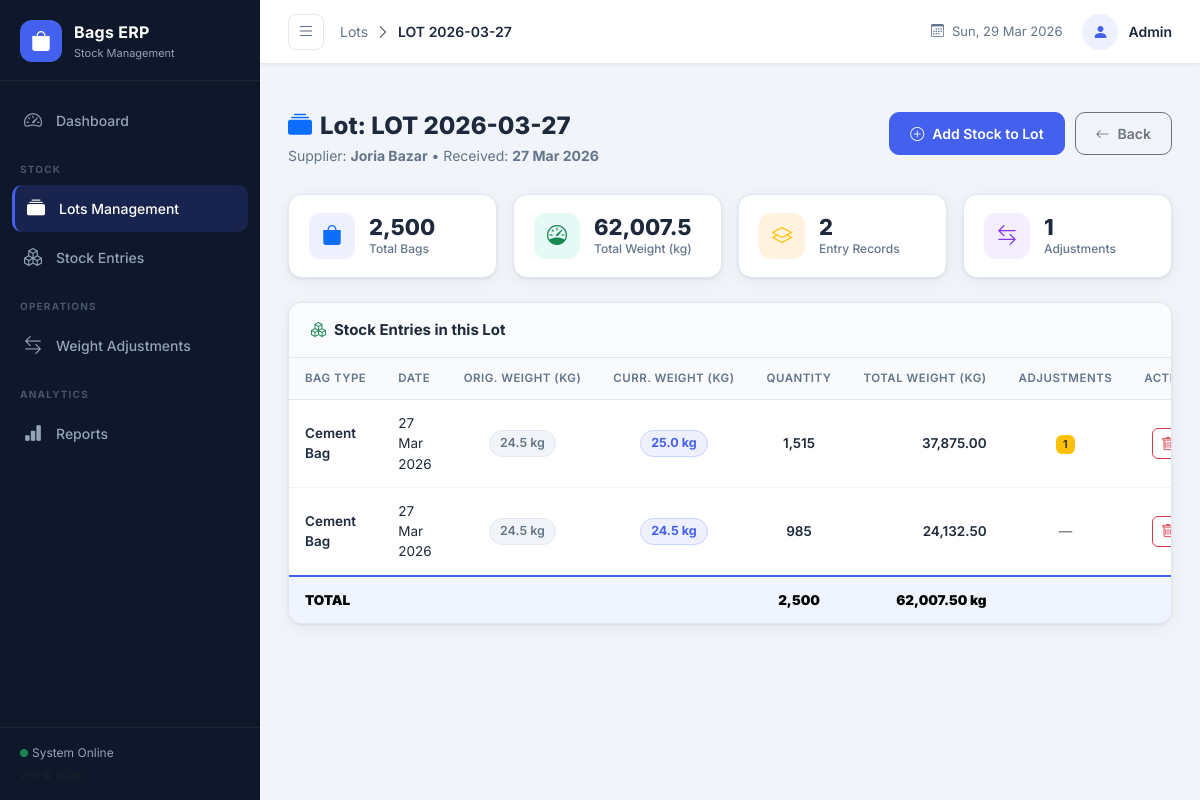
/lots/2, run on the app's committed database.
### models.py (models this page shows, shortened)
class Lot(db.Model):
    __tablename__ = 'lots'
    id = db.Column(db.Integer, primary_key=True)
    lot_number = db.Column(db.String(50), unique=True, nullable=False)
    supplier = db.Column(db.String(100))
    date_received = db.Column(db.Date, nullable=False, default=datetime.utcnow)
    notes = db.Column(db.Text)
    created_at = db.Column(db.DateTime, default=datetime.utcnow)
    entries = db.relationship('StockEntry', backref='lot', lazy=True, cascade='all, delete-orphan')
    def total_bags(self):
        return sum(e.quantity for e in self.entries)
    def total_weight(self):
        return sum(e.total_weight for e in self.entries)

class StockEntry(db.Model):
    __tablename__ = 'stock_entries'
    id = db.Column(db.Integer, primary_key=True)
    lot_id = db.Column(db.Integer, db.ForeignKey('lots.id'), nullable=False)
    bag_type = db.Column(db.String(100), nullable=False)
    original_weight = db.Column(db.Float, nullable=False)   # per bag weight when received
    current_weight = db.Column(db.Float, nullable=False)    # per bag weight after adjustment
    quantity = db.Column(db.Integer, nullable=False)
    date_entry = db.Column(db.Date, nullable=False, default=datetime.utcnow)
    notes = db.Column(db.Text)
    created_at = db.Column(db.DateTime, default=datetime.utcnow)
    adjustments = db.relationship('WeightAdjustment', backref='entry', lazy=True, cascade='all, delete-orphan')
    @property
    def total_weight(self):
        return self.current_weight * self.quantity

### app.py (the view)
@app.route('/lots/<int:lot_id>')
def lot_detail(lot_id):
    lot = Lot.query.get_or_404(lot_id)
    return render_template('lot_detail.html', lot=lot, bag_weights=BAG_WEIGHTS)

### templates/lot_detail.html (shortened to what this page needs)
{% extends 'base.html' %}
{% block breadcrumb %}
<a href="{{ url_for('lots') }}" class="breadcrumb-link">Lots</a>
<i class="bi bi-chevron-right mx-1"></i>
<span class="breadcrumb-current">{{ lot.lot_number }}</span>
{% endblock %}
{% block content %}
<div class="page-header">
  <div>
    <h1 class="page-title">
      <i class="bi bi-collection-fill me-2 text-primary"></i>Lot: {{ lot.lot_number }}
    </h1>
    <p class="page-subtitle">
      {% if lot.supplier %}Supplier: <strong>{{ lot.supplier }}</strong> &bull; {% endif %}
      Received: <strong>{{ lot.date_received.strftime('%d %b %Y') }}</strong>
    </p>
  </div>
  <div class="page-actions">
    <a href="{{ url_for('add_stock') }}" class="btn btn-primary btn-action">
      <i class="bi bi-plus-circle me-2"></i>Add Stock to Lot
    </a>
    <a href="{{ url_for('lots') }}" class="btn btn-outline-secondary btn-action">
      <i class="bi bi-arrow-left me-2"></i>Back
    </a>
  </div>
</div>
<div class="row g-3 mb-4">
  <div class="col-md-3">
    <div class="mini-kpi">
      <div class="mini-kpi-icon bg-blue-soft"><i class="bi bi-bag-fill text-primary"></i></div>
      <div>
        <div class="mini-kpi-value">{{ "{:,}".format(lot.total_bags()) }}</div>
        <div class="mini-kpi-label">Total Bags</div>
      </div>
    </div>
  </div>
  <div class="col-md-3">
    <div class="mini-kpi">
      <div class="mini-kpi-icon bg-green-soft"><i class="bi bi-speedometer text-success"></i></div>
      <div>
        <div class="mini-kpi-value">{{ "{:,.1f}".format(lot.total_weight()) }}</div>
        <div class="mini-kpi-label">Total Weight (kg)</div>
      </div>
    </div>
  </div>
  <div class="col-md-3">
    <div class="mini-kpi">
      <div class="mini-kpi-icon bg-orange-soft"><i class="bi bi-layers text-warning"></i></div>
      <div>
        <div class="mini-kpi-value">{{ lot.entries | length }}</div>
        <div class="mini-kpi-label">Entry Records</div>
      </div>
    </div>
  </div>
  <div class="col-md-3">
    <div class="mini-kpi">
      <div class="mini-kpi-icon bg-purple-soft"><i class="bi bi-arrow-left-right text-purple"></i></div>
      <div>
        {% set adj_count = namespace(val=0) %}
        {% for e in lot.entries %}{% set adj_count.val = adj_count.val + (e.adjustments|length) %}{% endfor %}
        <div class="mini-kpi-value">{{ adj_count.val }}</div>
        <div class="mini-kpi-label">Adjustments</div>
      </div>
    </div>
  </div>
</div>
<div class="card-custom">
  <div class="card-custom-header">
    <h5 class="card-custom-title">
      <i class="bi bi-boxes me-2 text-success"></i>Stock Entries in this Lot
    </h5>
  </div>
  <div class="card-custom-body p-0">
    {% if lot.entries %}
    <div class="table-responsive">
      <table class="table table-custom mb-0">
        <thead>
          <tr>
            <th>Bag Type</th>
            <th>Date</th>
            <th class="text-center">Orig. Weight (kg)</th>
            <th class="text-center">Curr. Weight (kg)</th>
            <th class="text-center">Quantity</th>
            <th class="text-end">Total Weight (kg)</th>
            <th class="text-center">Adjustments</th>
            <th class="text-center">Action</th>
          </tr>
        </thead>
        <tbody>
          {% for entry in lot.entries %}
          <tr>
            <td class="fw-semibold">{{ entry.bag_type }}</td>
            <td>{{ entry.date_entry.strftime('%d %b %Y') }}</td>
            <td class="text-center">
              <span class="weight-badge-gray">{{ entry.original_weight }} kg</span>
            </td>
            <td class="text-center">
              <span class="weight-badge {% if entry.current_weight < entry.original_weight %}weight-reduced{% endif %}">
                {{ entry.current_weight }} kg
              </span>
            </td>
            <td class="text-center fw-semibold">{{ "{:,}".format(entry.quantity) }}</td>
            <td class="text-end fw-semibold">{{ "{:,.2f}".format(entry.total_weight) }}</td>
            <td class="text-center">
              {% if entry.adjustments %}
              <span class="badge bg-warning text-dark">{{ entry.adjustments | length }}</span>
              {% else %}
              <span class="text-muted">—</span>
              {% endif %}
            </td>
            <td class="text-center">
              <form method="POST" action="{{ url_for('delete_stock', entry_id=entry.id) }}"
                    style="display:inline"
                    onsubmit="return confirm('Delete this stock entry?')">
                <button class="btn btn-sm btn-outline-danger" title="Delete">
                  <i class="bi bi-trash"></i>
                </button>
              </form>
            </td>
          </tr>
          {% endfor %}
        </tbody>
        <tfoot>
          <tr class="table-total-row">
            <td colspan="4"><strong>TOTAL</strong></td>
            <td class="text-center"><strong>{{ "{:,}".format(lot.total_bags()) }}</strong></td>
            <td class="text-end"><strong>{{ "{:,.2f}".format(lot.total_weight()) }} kg</strong></td>
            <td colspan="2"></td>
          </tr>
        </tfoot>
      </table>
    </div>
    {% endif %}
  </div>
</div>
{% endblock %}

### static/css/style.css (style rules this page uses)
:root { --sidebar-width: 260px; --sidebar-bg: #0f172a; --sidebar-text: #94a3b8; --sidebar-active: #4361ee; --topbar-height: 64px; --primary: #4361ee; --primary-soft: #eef1fd; --success: #06d6a0; --warning: #fb8500; --danger: #ef233c; --purple: #8338ec; --info: #118ab2; --bg-main: #f1f5f9; --card-bg: #ffffff; --border: #e2e8f0; --text-main: #1e293b; --text-muted: #64748b; --radius: 14px; --radius-sm: 8px; --shadow: 0 1px 3px rgba(0,0,0,0.07), 0 4px 16px rgba(0,0,0,0.05); --shadow-md: 0 4px 24px rgba(0,0,0,0.10); }
* { box-sizing: border-box; margin: 0; padding: 0; }
body { font-family: 'Inter', sans-serif; background: var(--bg-main); color: var(--text-main); font-size: 14px; }
.breadcrumb-link { color: var(--text-muted); text-decoration: none; transition: color 0.2s; }
.breadcrumb-current { color: var(--text-main); font-weight: 600; }
.page-header { display: flex; align-items: flex-start; justify-content: space-between; margin-bottom: 28px; flex-wrap: wrap; gap: 16px; }
.page-title { font-size: 24px; font-weight: 800; color: var(--text-main); margin: 0 0 4px; }
.page-subtitle { color: var(--text-muted); font-size: 14px; margin: 0; }
.page-actions { display: flex; gap: 10px; flex-wrap: wrap; }
.btn-action { border-radius: 10px; padding: 10px 20px; font-weight: 600; font-size: 14px; }
.mini-kpi { background: var(--card-bg); border-radius: var(--radius); padding: 18px 20px; display: flex; align-items: center; gap: 14px; box-shadow: var(--shadow); border: 1px solid var(--border); }
.mini-kpi-icon { width: 46px; height: 46px; border-radius: 12px; display: flex; align-items: center; justify-content: center; font-size: 20px; flex-shrink: 0; }
.bg-blue-soft { background: #eef1fd; }
.bg-green-soft { background: #e6faf5; }
.bg-orange-soft { background: #fff3e0; }
.bg-purple-soft { background: #f4eeff; }
.text-purple { color: var(--purple); }
.mini-kpi-value { font-size: 22px; font-weight: 800; color: var(--text-main); line-height: 1.2; }
.mini-kpi-label { font-size: 12px; color: var(--text-muted); font-weight: 500; }
.card-custom { background: var(--card-bg); border-radius: var(--radius); box-shadow: var(--shadow); border: 1px solid var(--border); overflow: hidden; }
.card-custom-header { display: flex; align-items: center; justify-content: space-between; padding: 18px 22px; border-bottom: 1px solid var(--border); background: #fafbfc; flex-wrap: wrap; gap: 10px; }
.card-custom-title { font-size: 15px; font-weight: 700; color: var(--text-main); margin: 0; display: flex; align-items: center; }
.card-custom-body { padding: 22px; }
.table-custom { font-size: 13.5px; border-collapse: separate; border-spacing: 0; }
.table-custom thead th { background: #f8fafc; color: var(--text-muted); font-weight: 600; font-size: 11.5px; text-transform: uppercase; letter-spacing: 0.5px; padding: 12px 16px; border-bottom: 1px solid var(--border); white-space: nowrap; }
.table-custom tbody td { padding: 13px 16px; border-bottom: 1px solid #f1f5f9; vertical-align: middle; color: var(--text-main); }
.table-custom tbody tr:last-child td { border-bottom: none; }
.table-total-row td { background: #f0f4ff !important; border-top: 2px solid var(--primary) !important; border-bottom: none !important; padding: 13px 16px; font-weight: 600; }
.weight-badge { display: inline-block; background: #eef1fd; color: var(--primary); border: 1px solid #c7d2fe; padding: 3px 10px; border-radius: 20px; font-size: 12.5px; font-weight: 700; }
.weight-badge-gray { display: inline-block; background: #f1f5f9; color: #64748b; border: 1px solid var(--border); padding: 3px 10px; border-radius: 20px; font-size: 12.5px; font-weight: 600; }
.btn-primary { background: var(--primary); border-color: var(--primary); border-radius: 10px; font-weight: 600; }
.btn-outline-secondary { border-radius: 10px; font-weight: 600; }
.btn-outline-danger { border-radius: 8px; }
.btn-sm { border-radius: 6px !important; }
.badge { font-weight: 600; font-size: 11px; }

### data on the page
Lot: lot_number "LOT 2026-03-27", supplier "Joria Bazar", date_received "27 Mar 2026"
StockEntry: total_bags "2,500", total_weight "62,007.5", bag_type "Cement Bag", date_entry "27 Mar 2026", original_weight "24.5", current_weight "25.0", quantity "1,515", total_weight "37,875.00", adjustments|length "1", total_weight "62,007.50"
StockEntry: bag_type "Cement Bag", date_entry "27 Mar 2026", original_weight "24.5", current_weight "24.5", quantity "985", total_weight "24,132.50"

### other printed values
{{ lot.entries | length }} "2"
{{ adj_count.val }} "1"
